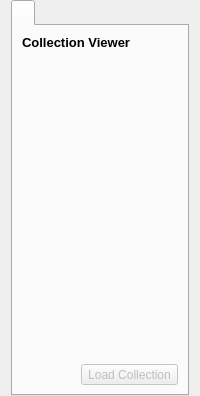
        <widget class="QWidget" name="plot_customization">
         <layout class="QVBoxLayout" name="verticalLayout_2">
          <property name="topMargin">
           <number>0</number>
          </property>
          <property name="bottomMargin">
           <number>0</number>
          </property>
          <item>
           <widget class="QTabWidget" name="tabWidget_3">
            <property name="currentIndex">
             <number>0</number>
            </property>
            <property name="iconSize">
             <size>
              <width>32</width>
              <height>32</height>
             </size>
            </property>
            <widget class="QWidget" name="tab_7">
             <attribute name="icon">
              <iconset>
               <normaloff>icons/earth_engine.svg</normaloff>icons/earth_engine.svg</iconset>
             </attribute>
             <attribute name="title">
              <string/>
             </attribute>
             <layout class="QVBoxLayout" name="verticalLayout_35">
              <item>
               <widget class="QLabel" name="label_10">
                <property name="font">
                 <font>
                  <pointsize>10</pointsize>
                  <weight>75</weight>
                  <bold>true</bold>
                 </font>
                </property>
                <property name="text">
                 <string>Collection Viewer</string>
                </property>
               </widget>
              </item>
              <item>
               <widget class="CodeEditWidget" name="mCode" native="true">
                <property name="enabled">
                 <bool>true</bool>
                </property>
                <property name="sizePolicy">
                 <sizepolicy hsizetype="Preferred" vsizetype="Preferred">
                  <horstretch>1</horstretch>
                  <verstretch>1</verstretch>
                 </sizepolicy>
                </property>
                <property name="minimumSize">
                 <size>
                  <width>0</width>
                  <height>300</height>
                 </size>
                </property>
               </widget>
              </item>
              <item>
               <layout class="QHBoxLayout" name="horizontalLayout_2">
                <property name="topMargin">
                 <number>0</number>
                </property>
                <item>
                 <spacer name="horizontalSpacer_3">
                  <property name="orientation">
                   <enum>Qt::Horizontal</enum>
                  </property>
                  <property name="sizeHint" stdset="0">
                   <size>
                    <width>40</width>
                    <height>20</height>
                   </size>
                  </property>
                 </spacer>
                </item>
                <item>
                 <widget class="QToolButton" name="mLoadCollection">
                  <property name="enabled">
                   <bool>false</bool>
                  </property>
                  <property name="sizePolicy">
                   <sizepolicy hsizetype="Preferred" vsizetype="Preferred">
                    <horstretch>0</horstretch>
                    <verstretch>0</verstretch>
                   </sizepolicy>
                  </property>
                  <property name="minimumSize">
                   <size>
                    <width>0</width>
                    <height>0</height>
                   </size>
                  </property>
                  <property name="contextMenuPolicy">
                   <enum>Qt::ActionsContextMenu</enum>
                  </property>
                  <property name="toolTip">
                   <string>Load Image Collection</string>
                  </property>
                  <property name="layoutDirection">
                   <enum>Qt::LeftToRight</enum>
                  </property>
                  <property name="text">
                   <string>Load Collection</string>
                  </property>
                  <property name="iconSize">
                   <size>
                    <width>16</width>
                    <height>16</height>
                   </size>
                  </property>
                  <property name="checkable">
                   <bool>false</bool>
                  </property>
                  <property name="checked">
                   <bool>false</bool>
                  </property>
                  <property name="toolButtonStyle">
                   <enum>Qt::ToolButtonTextBesideIcon</enum>
                  </property>
                  <property name="autoRaise">
                   <bool>false</bool>
                  </property>
                 </widget>
                </item>
               </layout>
              </item>
             </layout>
            </widget>
           </widget>
          </item>
         </layout>
        </widget>
